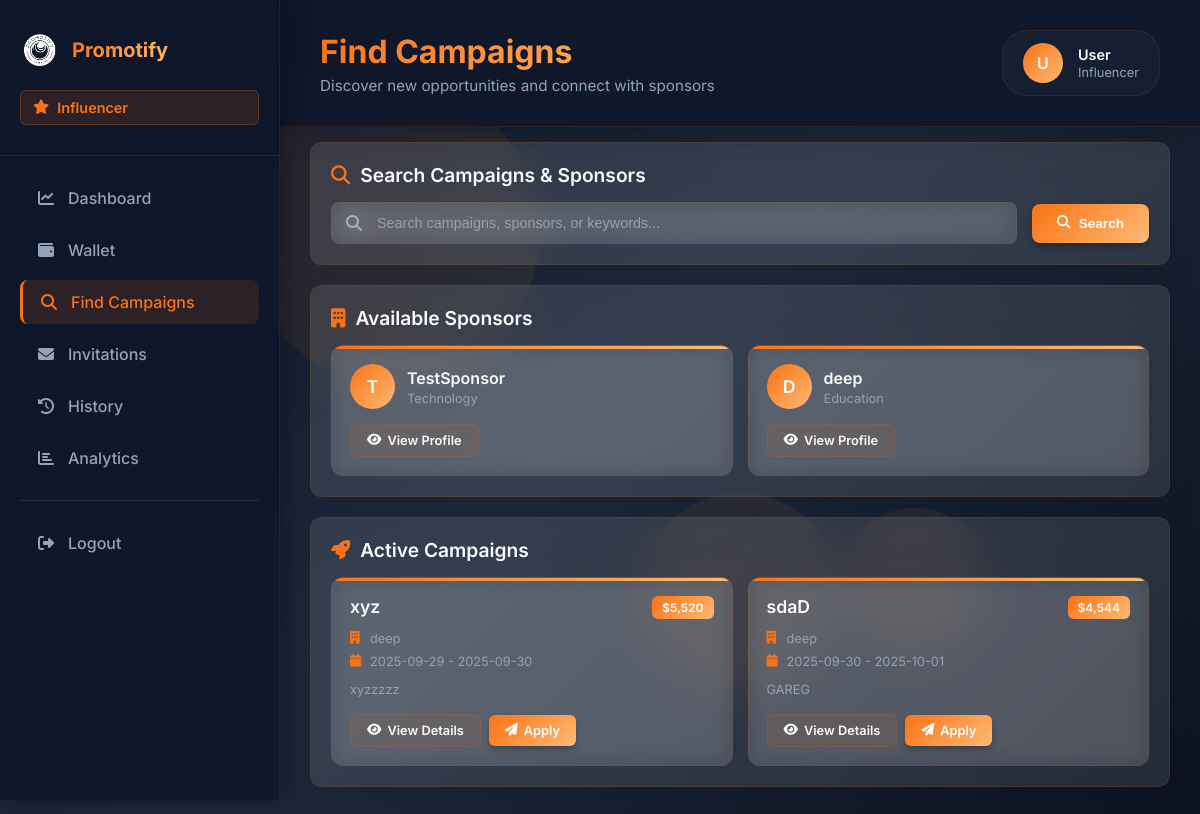
The page /ifind (signed in) on the database its author committed.
### models.py (models this page shows, shortened)
class Sponsor(db.Model):
    id = db.Column(db.Integer, primary_key=True)
    username = db.Column(db.String(15), unique=True, nullable=False)
    email = db.Column(db.String(20), unique=True, nullable=False)
    password = db.Column(db.String(10), nullable=False)
    industry = db.Column(db.String(20), nullable=False)
    wallet_balance = db.Column(db.Float, default=0.0, nullable=False)
    date_joined = db.Column(db.DateTime, default=datetime.utcnow)

class Campaign(db.Model):
    id = db.Column(db.Integer, primary_key=True)
    sponsor_id = db.Column(db.Integer, db.ForeignKey('sponsor.id', ondelete='CASCADE'), nullable=False)
    name = db.Column(db.String(15), nullable=False)
    description = db.Column(db.Text, nullable=True)
    start_date = db.Column(db.Date, nullable=False)
    end_date = db.Column(db.Date, nullable=False)
    budget = db.Column(db.Float, nullable=False)
    status = db.Column(db.String(50))
    created_at = db.Column(db.DateTime, default=datetime.utcnow)
    sponsor = db.relationship('Sponsor', backref=db.backref('campaigns', lazy=True, cascade='all, delete-orphan'))
    influencers = db.relationship('Influencer', secondary='application',
                                  primaryjoin="and_(Campaign.id==Application.campaign_id, Application.status=='accepted')",
                                  backref=db.backref('accepted_campaigns', lazy='dynamic'))

### routes.py (the view, shortened to what this page needs)
    @app.route('/ifind', methods=['GET', 'POST'])
    def ifind():
        if 'influencer_id' not in session:
            flash('You need to log in first.', 'error')
            return redirect(url_for('influ_log'))
        influencer = Influencer.query.get(session['influencer_id'])
        search_query = request.form.get('search_query', '') if request.method == 'POST' else request.args.get('search', '')
        searched_sponsor = None
        searched_campaigns = None
        sponsors = Sponsor.query.all()
        applied_campaign_ids = [app.campaign_id for app in influencer.applications]
        campaigns = Campaign.query.filter(
            ~Campaign.id.in_(applied_campaign_ids),
            Campaign.end_date >= datetime.now().date()
        ).all()
        return render_template('influ_find.html',
                               sponsors=sponsors,
                               campaigns=campaigns,
                               search_query=search_query,
                               searched_sponsor=searched_sponsor,
                               searched_campaigns=searched_campaigns,
                               influencer=influencer)

### templates/influ_find.html (shortened to what this page needs)
<!DOCTYPE html>
<html lang="en">
<head>
    <link rel="stylesheet" type="text/css" href="{{ url_for('static', filename='css/ifind.css') }}">
    <link rel="stylesheet" href="https://cdnjs.cloudflare.com/ajax/libs/font-awesome/6.4.0/css/all.min.css">
</head>
<body>
    <div class="background">
        <div class="shape shape-1"></div>
        <div class="shape shape-2"></div>
        <div class="shape shape-3"></div>
    </div>
    <div class="sidebar">
            <div class="sidebar-header">
        <div class="logo">
            <img src="{{ url_for('static', filename='images/promotify.png') }}" alt="Promotify">
            <span class="logo-text">Promotify</span>
        </div>
        <div class="influencer-badge">
            <i class="fas fa-star"></i>
            <span>Influencer</span>
        </div>
    </div>
        <nav class="sidebar-nav">
            <ul>
                <li class="nav-item">
                    <a href="{{ url_for('influ_dash') }}" class="nav-link">
                        <i class="fas fa-chart-line"></i>
                        <span>Dashboard</span>
                    </a>
                </li>
                <li class="nav-item">
                    <a href="{{ url_for('influencer_wallet') }}" class="nav-link">
                        <i class="fas fa-wallet"></i>
                        <span>Wallet</span>
                    </a>
                </li>
                <li class="nav-item active">
                    <a href="{{ url_for('ifind') }}" class="nav-link">
                        <i class="fas fa-search"></i>
                        <span>Find Campaigns</span>
                    </a>
                </li>
                <li class="nav-item">
                    <a href="{{ url_for('influencer_invitations') }}" class="nav-link">
                        <i class="fas fa-envelope"></i>
                        <span>Invitations</span>
                    </a>
                </li>
                <li class="nav-item">
                    <a href="{{ url_for('influencer_history') }}" class="nav-link">
                        <i class="fas fa-history"></i>
                        <span>History</span>
                    </a>
                </li>
                <li class="nav-item">
                    <a href="{{ url_for('influ_stats') }}" class="nav-link">
                        <i class="fas fa-chart-bar"></i>
                        <span>Analytics</span>
                    </a>
                </li>
                <li class="nav-item logout">
                    <a href="{{ url_for('influ_logout') }}" class="nav-link">
                        <i class="fas fa-sign-out-alt"></i>
                        <span>Logout</span>
                    </a>
                </li>
            </ul>
        </nav>
    </div>
    <main class="main-content">
        <div class="content-header">
            <div class="header-left">
                <h1>Find Campaigns</h1>
                <p class="header-subtitle">Discover new opportunities and connect with sponsors</p>
            </div>
            <div class="user-info">
                <div class="user-avatar">
                    {{ session.get('username', 'U')[0].upper() }}
                </div>
                <div class="user-details">
                    <div class="user-name">{{ session.get('username', 'User') }}</div>
                    <div class="user-role">Influencer</div>
                </div>
            </div>
        </div>        <div class="content">
            <div class="search-section">
                <h2 class="section-title">
                    <i class="fas fa-search"></i>
                    Search Campaigns & Sponsors
                </h2>
                <form class="search-form" method="POST">
                    <div class="search-input-group">
                        <i class="fas fa-search search-icon"></i>
                        <input type="text" name="search_query" class="search-input"
                               placeholder="Search campaigns, sponsors, or keywords..."
                               value="{{ request.form.search_query or '' }}">
                    </div>
                    <button type="submit" class="search-btn">
                        <i class="fas fa-search"></i>
                        Search
                    </button>
                </form>
            </div>
            {% if not search_query and sponsors %}
                <div class="sponsors-section content-section">
                    <h2 class="section-title">
                        <i class="fas fa-building"></i>
                        Available Sponsors
                    </h2>
                    <div class="sponsors-grid">
                        {% for sponsor in sponsors %}
                        <div class="sponsor-card">
                            <div class="sponsor-header">
                                <div class="sponsor-avatar">
                                    {{ sponsor.username[0].upper() }}
                                </div>
                                <div class="sponsor-info">
                                    <div class="sponsor-name">{{ sponsor.username }}</div>
                                    <div class="sponsor-industry">{{ sponsor.industry or 'General' }}</div>
                                </div>
                            </div>
                            <div class="sponsor-actions">
                                <button class="btn btn-secondary">
                                    <i class="fas fa-eye"></i> View Profile
                                </button>
                            </div>
                        </div>
                        {% endfor %}
                    </div>
                </div>
            {% endif %}
            {% if not search_query and campaigns %}
                <div class="campaigns-section content-section">
                    <h2 class="section-title">
                        <i class="fas fa-rocket"></i>
                        Active Campaigns
                    </h2>
                    <div class="campaigns-grid">
                        {% for campaign in campaigns %}
                        <div class="campaign-card">
                            <div class="campaign-header">
                                <div class="campaign-name">{{ campaign.name }}</div>
                                <div class="campaign-budget">${{ "{:,.0f}".format(campaign.budget) }}</div>
                            </div>
                            <div class="campaign-sponsor">
                                <i class="fas fa-building"></i>
                                {{ campaign.sponsor.username }}
                            </div>
                            <div class="campaign-dates">
                                <i class="fas fa-calendar"></i>
                                {{ campaign.start_date }} - {{ campaign.end_date }}
                            </div>
                            <p class="campaign-description">{{ campaign.description[:100] + '...' if campaign.description and campaign.description|length > 100 else (campaign.description or 'No description available.') }}</p>
                            <div class="campaign-actions">
                                <button class="btn btn-secondary">
                                    <i class="fas fa-eye"></i> View Details
                                </button>
                                <form action="{{ url_for('apply_campaign', campaign_id=campaign.id) }}" method="POST" style="display: inline;">
                                    <button type="submit" class="btn btn-primary apply-btn">
                                        <i class="fas fa-paper-plane"></i> Apply
                                    </button>
                                </form>
                            </div>
                        </div>
                        {% endfor %}
                    </div>
                </div>
            {% endif %}
        </div>
    </main>
    <div class="background">
        <div class="shape shape-1"></div>
        <div class="shape shape-2"></div>
        <div class="shape shape-3"></div>
    </div>
</body>
</html>

### rows shown on the page
Sponsor: username "T", username "TestSponsor", industry "Technology"
Sponsor: username "D", username "deep", industry "Education"
Campaign: name "xyz", budget "5,520", sponsor.username "deep", start_date "2025-09-29", end_date "2025-09-30", description "xyzzzzz"
Campaign: name "sdaD", budget "4,544", sponsor.username "deep", start_date "2025-09-30", end_date "2025-10-01", description "GAREG"

### other values the page prints
{{ session.get('username', 'U')[0].upper() }} "U"
{{ session.get('username', 'User') }} "User"
